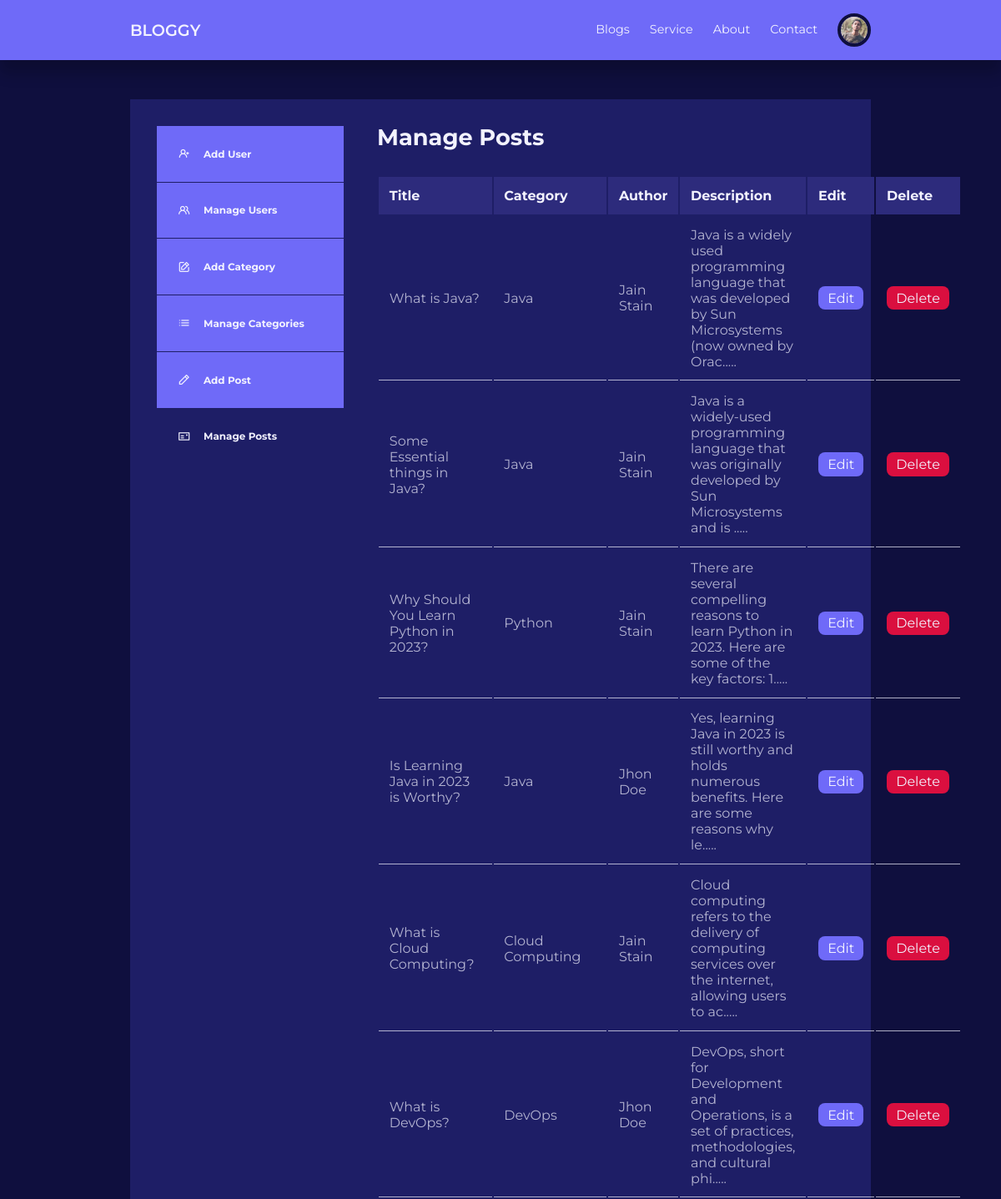
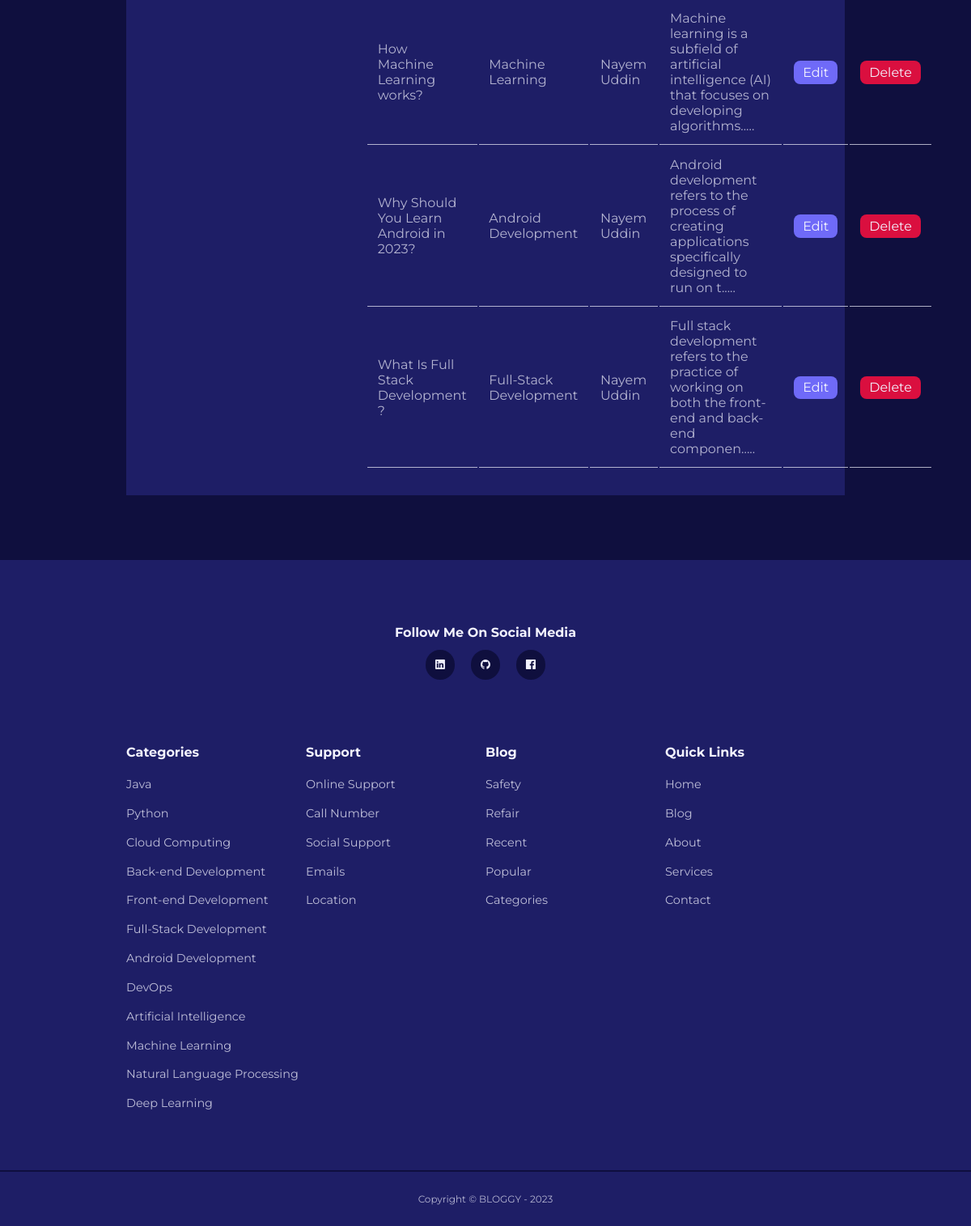
Page /admin/dashboard.php (signed in) on the committed database (2 pictures, top to bottom).
### tables this page shows
CREATE TABLE `users` (
  `id` int(11) NOT NULL,
  `first_name` varchar(30) NOT NULL,
  `last_name` varchar(30) NOT NULL,
  `username` varchar(30) NOT NULL,
  `email` varchar(50) NOT NULL,
  `password` varchar(255) NOT NULL,
  `avatar` varchar(255) DEFAULT NULL,
  `description` varchar(500) NOT NULL,
  `is_admin` tinyint(1) NOT NULL DEFAULT 0
);

CREATE TABLE `posts` (
  `id` int(11) NOT NULL,
  `user_id` int(11) NOT NULL,
  `category_id` int(11) NOT NULL,
  `title` varchar(255) NOT NULL,
  `description` text NOT NULL,
  `thumbnail` varchar(255) NOT NULL,
  `is_featured` tinyint(1) NOT NULL,
  `time` timestamp NOT NULL DEFAULT current_timestamp()
);

CREATE TABLE `categories` (
  `id` int(11) NOT NULL,
  `title` varchar(255) NOT NULL,
  `description` varchar(500) NOT NULL DEFAULT 'This is a default description for this title.'
);

### admin/partials/header.php (called while the page is built, shortened)
<?php
require '../partials/header.php';

### admin/dashboard.php (the view, shortened to what this page needs)
<?php
include 'partials/header.php';
if(isset($_SESSION['role'])){
    $sql = "SELECT * FROM posts";
}
else{
    $id = $_SESSION['user-id'];
    $sql = "SELECT * FROM posts where user_id=$id ORDER BY time DESC";
}
$res = mysqli_query($conn, $sql);
?>
    <section class="dashboard">
        <div class="container dashboard__container">
            <aside>
                <ul>
                <?php if(isset($_SESSION['role'])): ?>
                    <li>
                        <a href="add-user.php"><i class="uil uil-user-plus"></i>
                            <h5>Add User</h5>
                        </a>
                    </li>
                    <li>
                        <a href="manage-users.php"><i class="uil uil-users-alt"></i>
                            <h5>Manage Users</h5>
                        </a>
                    </li>
                    <li>
                        <a href="add-category.php"><i class="uil uil-edit"></i>
                            <h5>Add Category</h5>
                        </a>
                    </li>
                    <li>
                        <a href="manage-categories.php"><i class="uil uil-list-ul"></i>
                            <h5>Manage Categories</h5>
                        </a>
                    </li>
                    <?php endif ?>
                    <li>
                        <a href="add-post.php"><i class="uil uil-pen"></i>
                            <h5>Add Post</h5>
                        </a>
                    </li>
                    <li>
                        <a href="dashboard.php" class="active"><i class="uil uil-postcard"></i>
                            <h5>Manage Posts</h5>
                        </a>
                    </li>
                </ul>
            </aside>
            <main>
                <h2>Manage Posts</h2>
                <table>
                    <thead>
                        <tr>
                            <th>Title</th>
                            <th>Category</th>
                            <?php if(isset($_SESSION['role'])) : ?>
                            <th>Author</th>
                            <?php endif?>
                            <th>Description</th>
                            <th>Edit</th>
                            <th>Delete</th>
                        </tr>
                    </thead>
                    <tbody>
                        <?php while($post = mysqli_fetch_assoc($res)) :
                            $user_id = $post['user_id'];
                            $category_id = $post['category_id'];
                            $category_sql = "SELECT title FROM categories where id=$category_id";
                            $res1 = mysqli_query($conn, $category_sql);
                            $post_category = mysqli_fetch_assoc($res1);
                            $post_sql = "SELECT first_name, last_name from users where id=$user_id";
                            $res2 = mysqli_query($conn, $post_sql);
                            $post_author = mysqli_fetch_assoc($res2);
                        ?>
                        <tr>
                            <td><?= $post['title']?></td>
                            <td><?= $post_category['title'] ?></td>
                            <?php if(isset($_SESSION['role'])) : ?>
                                <td><?= $post_author['first_name'] .' '. $post_author['last_name']?></td>
                            <?php endif ?>
                            <td><?= strlen($post['description']) > 101 ? substr($post['description'], 0, 100) .'.....' :  $post['description']?></td>
                            <td><a href="edit-post.php?id=<?= $post['id']?>" class="btn sm">Edit</a></td>
                            <td><a href="<?= ROOT_URL ?>model/delete-post.php?id=<?= $post['id']?>" class="btn sm danger">Delete</a></td>
                        </tr>
                        <?php endwhile?>
                    </tbody>
                </table>
            </main>
        </div>
    </section>
  <?php
  include '../partials/footer.php';
  ?>

### partials/header.php (shortened to what this page needs)
<?php
require 'config/database.php';
if(isset($_SESSION['user-id'])){
    $id = filter_var($_SESSION['user-id'], FILTER_SANITIZE_NUMBER_INT);
    $sql = "SELECT * from users where id='$id'";
    $res = mysqli_query($conn, $sql);
    $user = mysqli_fetch_assoc($res);
}
?>
<!DOCTYPE html>
<html lang="en">
<head>
    <link rel="stylesheet" href="<?= ROOT_URL ?>css/style.css">
    <link rel="stylesheet" href="https://unicons.iconscout.com/release/v4.0.0/css/line.css">
</head>
<body>
    <nav>
        <div class="container nav__container">
            <a href="<?= ROOT_URL ?>" class="nav__logo">BLOGGY</a>
            <ul class="nav__items">
                <li><a href="<?= ROOT_URL ?>blog.php">Blogs</a></li>
                <li><a href="<?= ROOT_URL ?>service.php">Service</a></li>
                <li><a href="<?= ROOT_URL ?>about.php">About</a></li>
                <li><a href="<?= ROOT_URL ?>contact.php">Contact</a></li>
                <?php if(isset($_SESSION['user-id'])) : ?>
                <li class="nav__profile">
                    <div class="avatar">
                        <img src="<?= ROOT_URL .'images/avatar/'. $user['avatar']?>" alt="">
                    </div>
                </li>
                <?php else : ?>
                <li><a href="<?= ROOT_URL ?>signin.php">Login</a></li>
                <?php endif ?>
            </ul>
        </div>
    </nav>

### partials/footer.php (shortened to what this page needs)
<footer>
        <h4 style="text-align: center; margin-bottom: 10px;">Follow Me On Social Media</h4>
        <div class="footer__social">
            <a href="https://www.linkedin.com/in/nayem11" target="_blank" title="LinkedIn"><i class="uil uil-linkedin"></i></a>
            <a href="https://www.github.com/nayem1108" target="_blank" title="GitHub"><i class="uil uil-github"></i></a>
            <a href="https://www.facebook.com/mrnayemuddin" target="_blank" title="Facebook"><i class="uil uil-facebook"></i></a>
        </div>
        <div class="container footer__container">
            <article>
                <h4>Categories</h4>
                <ul>
                    <?php
                    $sql1 = "SELECT * FROM categories";
                    $cat_res_footer = mysqli_query($conn, $sql1);
                    while($category_footer = mysqli_fetch_assoc($cat_res_footer)):?>
                   <li><a href="<?= ROOT_URL ?>category-posts.php?category_id=<?= $category_footer['id']?>"><?= $category_footer['title']?></a></li>
                  <?php endwhile?>
                </ul>
            </article>
            <article>
                <h4>Support</h4>
                <ul>
                   <li><a href="">Online Support</a></li>
                   <li><a href="">Call Number</a></li>
                   <li><a href="">Social Support</a></li>
                   <li><a href="">Emails</a></li>
                   <li><a href="">Location</a></li>
                </ul>
            </article>
            <article>
                <h4>Blog</h4>
                <ul>
                   <li><a href="">Safety</a></li>
                   <li><a href="">Refair</a></li>
                   <li><a href="">Recent</a></li>
                   <li><a href="">Popular</a></li>
                   <li><a href="">Categories</a></li>
                </ul>
            </article>
            <article>
                <h4>Quick Links</h4>
                <ul>
                   <li><a href="<?= ROOT_URL ?>">Home</a></li>
                   <li><a href="<?= ROOT_URL ?>blog.php">Blog</a></li>
                   <li><a href="<?= ROOT_URL ?>about.php">About</a></li>
                   <li><a href="<?= ROOT_URL ?>service.php">Services</a></li>
                   <li><a href="<?= ROOT_URL ?>contact.php">Contact</a></li>
                </ul>
            </article>
        </div>
        <div class="footer__copyright">
            <small>Copyright &copy; BLOGGY - 2023</small>
        </div>
    </footer>
</body>
</html>

### css/style.css (style rules this page uses)
:root { --color-primary: #6f6af8; --color-primary-light: hsla(242, 86%, 66%, 0.18); --color-primary-variant: #5854c7; --color-red: #da0f3f; --color-red-light: hsl(346, 87%, 46%, 15%); --color-green: #00c476; --color-green-light: hsl(156, 100%, 38%, 15%); --color-gray-900: #1e1e66; --color-gray-700: #2d2b7c; --color-gray-300: rgba(242, 242, 254, 0.3); --color-gray-200: rgba(242, 242, 254, 0.7); --color-white: #f2f2fe; --color-bg: #0f0f3e; --transition: all 300ms ease; --container-width-lg: 74%; --container-width-md: 88%; --form-width: 50%; --card-border-radius-1: 0.3rem; --card-border-radius-2: 0.5rem; --card-border-radius-3: 0.8rem; --card-border-radius-4: 2rem; --card-border-radius-5: 5rem; }
* { margin: 0; padding: 0; outline: 0; border: 0; appearance: 0; list-style: none; text-decoration: none; box-sizing: border-box; }
body { font-family: 'Montserrat', sans-serif; line-height: 1.6; color: var(--color-gray-200); overflow-x: hidden; background: var(--color-bg); font-size: 0.9rem; }
.container { width: var(--container-width-lg); max-width: 1800px; margin-inline: auto; }
section { margin-top: 3rem; width: 100vw; }
h1, h2, h3, h4, h5 { color: var(--color-white); line-height: 1.3; }
h2 { font-size: 1.7rem; margin: 1rem 0; }
h4 { font-size: 1rem; }
a { color: var(--color-white); transition: var(--transition); }
img { display: block; width: 100%; object-fit: cover; }
nav { background: var(--color-primary); width: 100vw; height: 4.5rem; position:fixed; top: 0; z-index: 10; box-shadow: 0 1rem 1rem rgba(0, 0, 0, 0.2); }
.nav__container { height: 100%; display: flex; align-items: center; justify-content: space-between; }
.avatar { width: 2.5rem; height:2.5rem; aspect-ratio: 1/1; border-radius: 50%; overflow: hidden; border: 0.3rem solid var(--color-bg); }
.nav__logo { font-weight: 600; font-size: 1.2rem; }
.nav__items { display: flex; align-items: center; gap: 1.5rem; }
.nav__profile { position: relative; cursor: pointer; }
footer { background:var(--color-gray-900); padding: 5rem 0 0; box-shadow: inset 0 1.5rem 1.5 rgba(0, 0, 0, 0.2); }
.footer__social { margin-inline: auto; width: fit-content; margin-bottom: 5rem; display: flex; justify-content: space-between; align-items: center; gap: 1.2rem; }
.footer__social a { background: var(--color-bg); border-radius: 50%; width: 2.3rem; height: 2.3rem; display: flex; align-items: center; justify-content: center; }
.footer__container { display: grid; grid-template-columns: repeat(4, 1fr); }
footer h4 { color:var(--color-white); margin-bottom: 0.7rem; }
footer ul li { padding: 0.4rem 0; }
footer ul a { opacity: 0.75; }
.footer__copyright { text-align: center; padding: 1.5rem 0; border-top:2px solid var(--color-bg); margin-top: 4rem; }
.btn { display: inline-block; width: fit-content; padding: 0.6rem 1.2rem; background-color: var(--color-primary); border-radius: var(--card-border-radius-2); cursor: pointer; transition: var(--transition); color: var(--color-white); }
.btn.sm { padding: 0.3rem 0.7rem; }
.btn.danger { background: var(--color-red); }
.dashboard { margin-top: 6rem; }
.dashboard__container { display: grid; grid-template-columns: 14rem auto; gap: 1rem; background: var(--color-gray-900); padding: 2rem; margin-bottom: 5rem; }
.dashboard aside a { background-color: var(--color-primary); display: flex; gap: 1rem; align-items: center; padding: 1.6rem; }
.dashboard aside ul li:not(:last-child) a { border-bottom: 1px solid var(--color-gray-900); }
.dashboard aside a.active { background: var(--color-gray-500); }
.dashboard main { margin-left: 1.5rem; }
.dashboard main h2 { margin: 0 0 2rem 0; line-height: 1; }
.dashboard main table { width: 100%; text-align: left; }
.dashboard main table th { background:var(--color-gray-700); padding: 0.8rem; color: var(--color-white); }
.dashboard main table td { padding: 0.8rem; border-bottom: 1px solid var(--color-gray-200); }

### rows in the picture
users: avatar (picture)
posts: title "What is Java?", category.title "Java", user.first_name "Jain", user.last_name "Stain", description "Java is a widely used programming language that was developed by Sun Microsystems (now owned by Orac"
posts: title "Some Essential things in Java?", category.title "Java", user.first_name "Jain", user.last_name "Stain", description "Java is a widely-used programming language that was originally developed by Sun Microsystems and is"
posts: title "Why Should You Learn Python in 2023?", category.title "Python", user.first_name "Jain", user.last_name "Stain", description "There are several compelling reasons to learn Python in 2023. Here are some of the key factors: 1"
posts: title "Is Learning Java in 2023 is Worthy?", category.title "Java", user.first_name "Jhon", user.last_name "Doe", description "Yes, learning Java in 2023 is still worthy and holds numerous benefits. Here are some reasons why le"
posts: title "What is Cloud Computing?", category.title "Cloud Computing", user.first_name "Jain", user.last_name "Stain", description "Cloud computing refers to the delivery of computing services over the internet, allowing users to ac"
posts: title "What is DevOps?", category.title "DevOps", user.first_name "Jhon", user.last_name "Doe", description "DevOps, short for Development and Operations, is a set of practices, methodologies, and cultural phi"
posts: title "How Machine Learning works?", category.title "Machine Learning", user.first_name "Nayem", user.last_name "Uddin", description "Machine learning is a subfield of artificial intelligence (AI) that focuses on developing algorithms"
posts: title "Why Should You Learn Android in 2023?", category.title "Android Development", user.first_name "Nayem", user.last_name "Uddin", description "Android development refers to the process of creating applications specifically designed to run on t"
posts: title "What Is Full Stack Development ?", category.title "Full-Stack Development", user.first_name "Nayem", user.last_name "Uddin", description "Full stack development refers to the practice of working on both the front-end and back-end componen"
categories: title "Java"
categories: title "Python"
categories: title "Cloud Computing"
categories: title "Back-end Development"
categories: title "Front-end Development"
categories: title "Full-Stack Development"
categories: title "Android Development"
categories: title "DevOps"
categories: title "Artificial Intelligence"
categories: title "Machine Learning"
categories: title "Natural Language Processing"
categories: title "Deep Learning"
